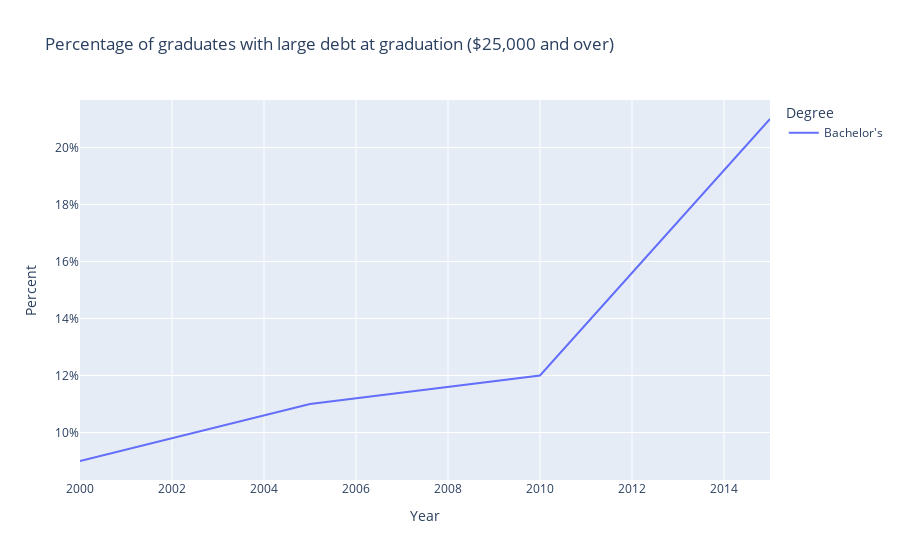

Source (notebook cell):
### Code cell
data = {
    "Bachelor's" : [9, 11, 12, 21],
}
dt = pd.DataFrame.from_dict(data, orient="index", 
    columns=[2000,2005, 2010, 2015])
table = dt.T
fig = table.plot(title="Percentage of graduates with large debt at graduation ($25,000 and over)",
    labels=dict(index="Year", value="Percent", variable="Degree"))
fig.update_yaxes(ticksuffix="%")
fig.show()
fig.write_html("over25.html")

### Figure 1 — Plotly figure (JSON) as saved in the notebook; plotly's stock layout.template omitted (floating-point values rounded to 4 significant figures)
{"data": [{"hovertemplate": "Degree=Bachelor's<br>Year=%{x}<br>Percent=%{y}<extra></extra>", "legendgroup": "Bachelor's", "line": {"color": "#636efa", "dash": "solid"}, "marker": {"symbol": "circle"}, "mode": "lines", "name": "Bachelor's", "orientation": "v", "showlegend": true, "type": "scatter", "x": [2000, 2005, 2010, 2015], "xaxis": "x", "y": [9, 11, 12, 21], "yaxis": "y"}], "layout": {"legend": {"title": {"text": "Degree"}, "tracegroupgap": 0}, "title": {"text": "Percentage of graduates with large debt at graduation ($25,000 and over)"}, "xaxis": {"anchor": "y", "domain": [0, 1], "title": {"text": "Year"}}, "yaxis": {"anchor": "x", "domain": [0, 1], "ticksuffix": "%", "title": {"text": "Percent"}}}}
